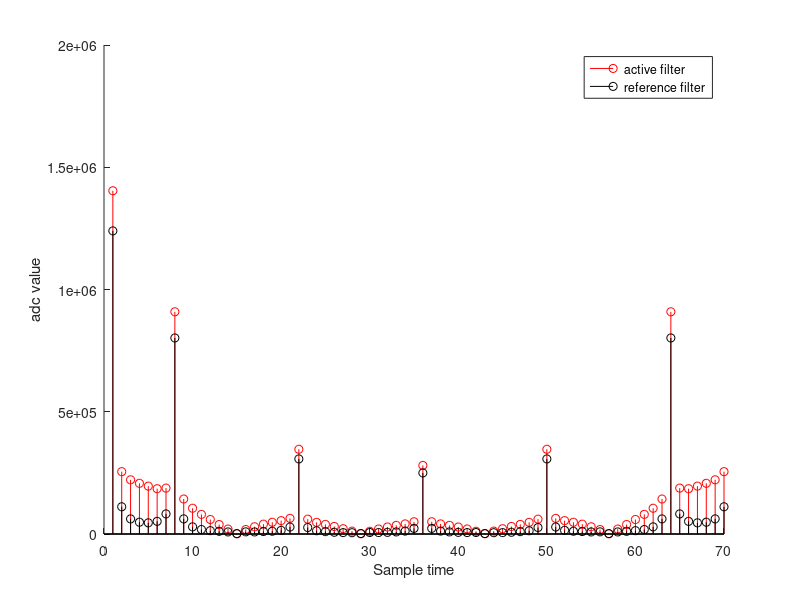

The MATLAB source for this figure:
close all;
clear all;
clc;

% data= [1112 1018 1039 1016 1099;
%  26438 26373 26451 26502 26290;
%  38722 38973 39108 39122 38973;
%  30547 30233 30190 30314 30191;
%  42345 42716 42721 42711 42748;
%  33728 33338 33334 33291 33284;
%  45357 45675 45790 45759 45745;
%  36607 36182 36210 36067 36176;
%  48223 48386 48555 48501 48596;
%  39211 38723 38772 38743 38776;
%  50645 51100 51074 50771 51068;
%  41455 41231 41139 41163 41121;
%  53061 53405 53388 53361 53268;
%  43717 43369 43487 43355 43272 ];

data1=[1066 1120 993 991 1044 0 0 0 0 0;
       0 0 0 0 0 26192 26210 26188 26172 26218 ;       
       38661 38774 39035 38842 38951 0 0 0 0 0;
       0 0 0 0 0 29896 30127 29922 29836 29969 ;
       42241 42602 42700 42653 42743 0 0 0 0 0;
       0 0 0 0 0 33191 33095 33140 33046 33056 ;
       45687 45750 45681 45654 45786 0 0 0 0 0;
       0 0 0 0 0 36222 35912 36070 35883 35895 ;
       48297 48394 48424 48484 48377 0 0 0 0 0;
       0 0 0 0 0 38978 38359 38447 38514 38524 ;
       50872 50875 50877 50953 50916 0 0 0 0 0;
       0 0 0 0 0 41278 40749 40910 40845 40727 ;
       53217 53287 53272 53302 53301 0 0 0 0 0;
       0 0 0 0 0 43580 43065 43201 43111 43177 ];


active_sensor= data1(1:2:end,:);
reference_sensor= data1(2:2:end,:);

active_data= zeros(1,70);
l=0;
for i= 1:7
    for k=1:10
        l=l+1;
        active_data(l)= active_sensor(i,k);
    end
end

reference_data= zeros(1,70);
l=0;
for i= 1:7
    for k=1:10
        l=l+1;
        reference_data(l)= reference_sensor(i,k);
    end
end

active_fft =fft(active_data);
reference_fft =fft(reference_data);


t=1:70;
hold on;
stem(t,abs(active_fft),'r');
stem(t,abs(reference_fft),'k');
xlabel('Sample time');
ylabel('adc value');

legend('active filter','reference filter')

 